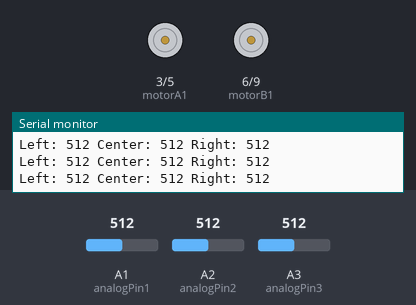
Bench run of a sketch on a simulated Arduino Uno, built with avr-gcc and run on an emulated ATmega328P. On the bench: motor-driver pin pairs drawn as motors (green arrow = first pin HIGH = forward, orange = second pin HIGH = backward, longer = more drive), the last lines printed to the serial monitor. The test bench sets the inputs (shaded band); at power-on: A1 (analogPin1) = 512, A3 (analogPin3) = 512, A2 (analogPin2) = 512.

Above: at 1.2 s.
1.3 s: A1 (analogPin1) set to 206
4.3 s: A1 (analogPin1) set to 178
At 5.1 s:
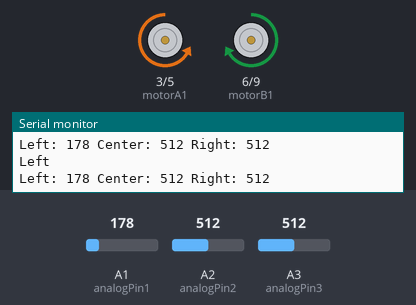
5.8 s: A3 (analogPin3) set to 122
At 6.2 s:
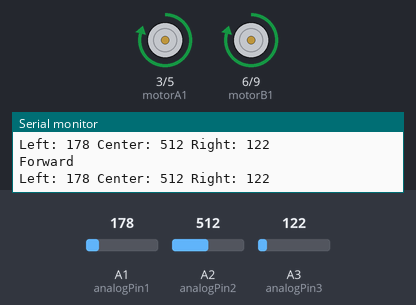
7.3 s: A2 (analogPin2) set to 261
8.8 s: A2 (analogPin2) set to 234
At 9.02 s:
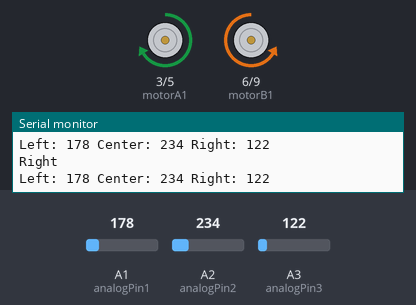
11.8 s: A3 (analogPin3) set to 107
14.8 s: A3 (analogPin3) set to 90
Timing chart, 0 to 18.8 s (numbered marks = the images above; inputs shaded):
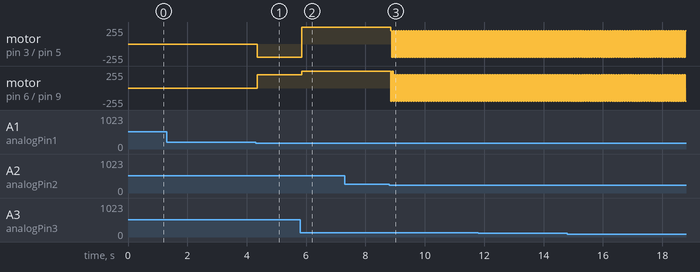

Measured:
- the behaviour switches between 190 and 189 on A1 (analogPin1) (found by bisection; images 0 and 1)
- the behaviour switches between 247 and 246 on A2 (analogPin2) (found by bisection; images 2 and 3)
- after the input at 4.3 s, motor on pin 3 (motorA1) / pin 5 (motorA2): stopped → backward 200/255 after 0.05 s; motor on pin 6 (motorB1) / pin 9 (motorB2): stopped → forward 200/255 after 0.05 s
- after the input at 5.8 s, motor on pin 3 (motorA1) / pin 5 (motorA2): backward 200/255 → forward 250/255 after 0.05 s; motor on pin 6 (motorB1) / pin 9 (motorB2): forward 200/255 → forward 250/255 after 0.05 s
- after the input at 8.8 s, motor on pin 3 (motorA1) / pin 5 (motorA2): alternates forward 200/255 for 0.04 s and backward 200/255 for 0.04 s, starting after 0.05 s

The sketch:

linesensorInput.ino
```cpp
#define BL 190
#define BM 247
#define BR 167
#define OT 500

int state=0;
//state---0 stop 1-right 2-left
int analogPin1 = 1;
int analogPin2 = 2;
int analogPin3 = 3;
int Lef = 0;
int Mid = 0;
int Rig = 0;
int value = 0;


int motorA1 = 3; // Pin  2 of L293
int motorA2 = 5; // Pin  7 of L293
int motorB1 = 6; // Pin 10 of L293
int motorB2 = 9;


int velrm = 250; // Speed Of Motors (0-255)
int vellm = 250; //speed while turning as 50 isnt sufficient.
int velright = 200;
int velleft =200;

void forward(){
  analogWrite(motorA1, velrm);
    analogWrite(motorA2, 0);
    analogWrite(motorB1, vellm);
    analogWrite(motorB2, 0);
    Serial.println("Forward");
}
void right(){
  analogWrite(motorA1, velright);
    analogWrite(motorA2, 0);
    analogWrite(motorB1, 0);
    analogWrite(motorB2, velright);
    state=1;
    Serial.println("Right");
}
void left(){
  analogWrite(motorA1, 0);
    analogWrite(motorA2, velleft);
    analogWrite(motorB1, velleft);
    analogWrite(motorB2, 0);
    state=2;
    Serial.println("Left");
}
void back(){
   analogWrite(motorA1, 0);
    analogWrite(motorA2, velrm);
    analogWrite(motorB1, 0);
    analogWrite(motorB2, vellm);
    Serial.println("Backward");
}
void stop_car(){
  analogWrite(motorA1, 0);
    analogWrite(motorA2, 0);
    analogWrite(motorB1, 0);
    analogWrite(motorB2, 0);
}

void setup() {
  Serial.begin(9600);

  // put your setup code here, to run once:

}

void loop() {
  // put your main code here, to run repeatedly:
  lineSenor();


   if(Lef<BL&&Mid>BM&&Rig<BR)
   {
    forward();

   }
   if(Lef>BL&&Rig<BR)
   {
    right();

   }
   if(Lef<BL&&Rig>BR)
   {
    left();

   }
   if(Lef<BL&&Mid<BM&&Rig<BR)
   {
    if(state==1){
      left();
    }
    else if(state==2){
      right();
    }
    else{
    stop_car();
    }
   }

}
void lineSenor()
{
  //Serial.print("you you you");
  //digitalWrite(13, HIGH);
  //Serial.println("me me me");
  Lef = analogRead(analogPin1); // read the input pin
  Mid = analogRead(analogPin2);     // read the input pin
  Rig = analogRead(analogPin3);  // read the input pin
 // value = (value1+value2+value3)/3;
 // Serial.println(value);

 Serial.print("Left: ");
  Serial.print(Lef);
   Serial.print(" Center: ");
    Serial.print(Mid);
     Serial.print(" Right: ");
      Serial.print(Rig);
      Serial.println();
}
```
